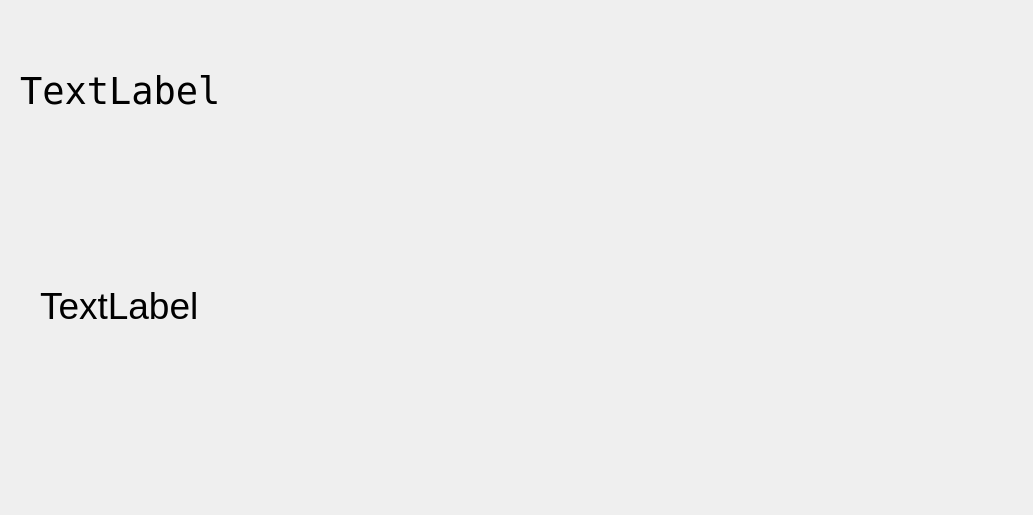
<?xml version="1.0" encoding="UTF-8"?>
<ui version="4.0">
 <class>parkings</class>
 <widget class="QDialog" name="parkings">
  <property name="geometry">
   <rect>
    <x>0</x>
    <y>0</y>
    <width>1033</width>
    <height>515</height>
   </rect>
  </property>
  <property name="windowTitle">
   <string>Dialog</string>
  </property>
  <widget class="QLabel" name="label">
   <property name="geometry">
    <rect>
     <x>20</x>
     <y>40</y>
     <width>441</width>
     <height>101</height>
    </rect>
   </property>
   <property name="font">
    <font>
     <family>NSimSun</family>
     <pointsize>28</pointsize>
    </font>
   </property>
   <property name="text">
    <string>TextLabel</string>
   </property>
  </widget>
  <widget class="QLabel" name="label_2">
   <property name="geometry">
    <rect>
     <x>40</x>
     <y>150</y>
     <width>891</width>
     <height>311</height>
    </rect>
   </property>
   <property name="font">
    <font>
     <pointsize>28</pointsize>
    </font>
   </property>
   <property name="text">
    <string>TextLabel</string>
   </property>
  </widget>
 </widget>
 <resources/>
 <connections/>
</ui>
